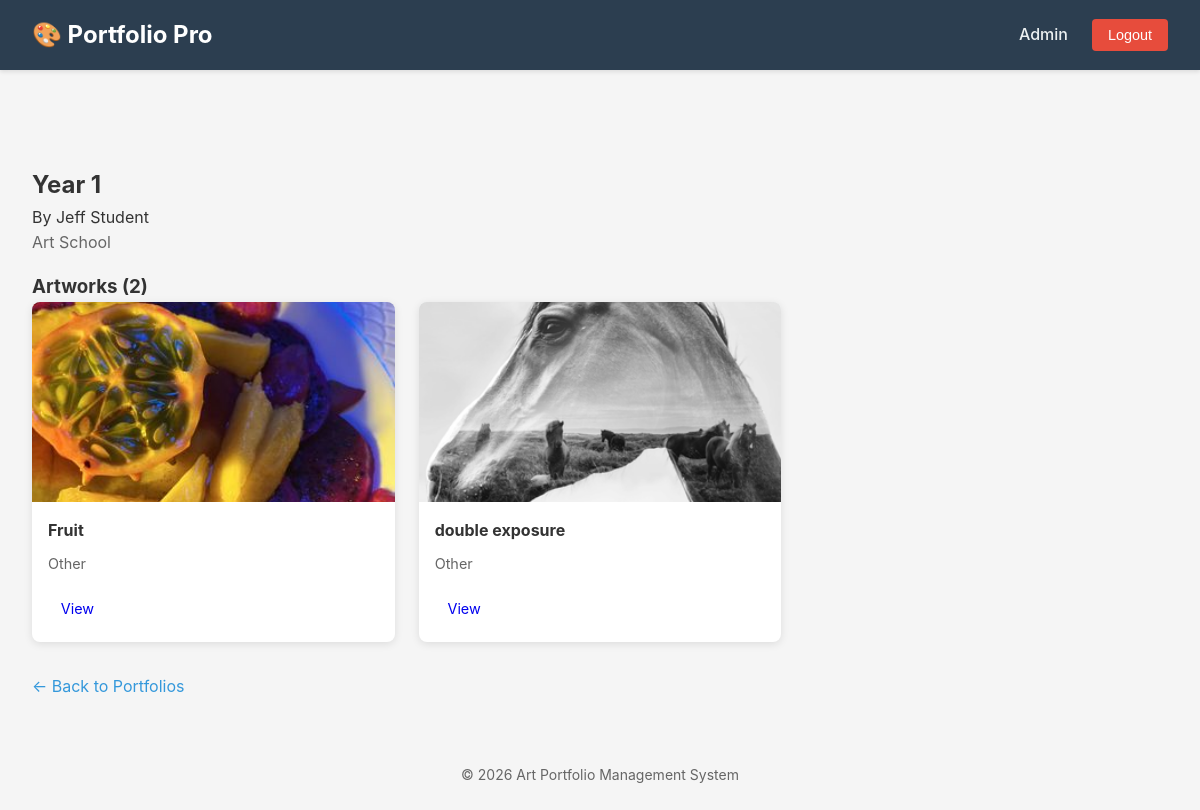
The app's page /portfolios/1 (signed in) with its own data.
### tables this page shows
CREATE TABLE portfolios (
        portfolio_id  INTEGER PRIMARY KEY AUTOINCREMENT,
        student_id    INTEGER NOT NULL,
        title         TEXT    NOT NULL,
        description   TEXT,
        created_date  TIMESTAMP DEFAULT CURRENT_TIMESTAMP,
        updated_date  TIMESTAMP,
        FOREIGN KEY (student_id) REFERENCES users(user_id) ON DELETE CASCADE
    );

CREATE TABLE users (
        user_id        INTEGER PRIMARY KEY AUTOINCREMENT,
        username       TEXT    NOT NULL UNIQUE,
        email          TEXT    NOT NULL UNIQUE,
        password_hash  TEXT    NOT NULL,
        role           TEXT    NOT NULL CHECK(role IN ('student', 'teacher', 'admin')),
        first_name     TEXT    NOT NULL,
        last_name      TEXT    NOT NULL,
        grad_year      INTEGER,
        department     TEXT,
        account_status TEXT    NOT NULL DEFAULT 'active'
                                CHECK(account_status IN ('active','inactive','suspended')),
        created_at     TIMESTAMP DEFAULT CURRENT_TIMESTAMP
    );

CREATE TABLE portfolio_artworks (
        portfolio_id  INTEGER NOT NULL,
        artwork_id    INTEGER NOT NULL,
        display_order INTEGER DEFAULT 0,
        PRIMARY KEY (portfolio_id, artwork_id),
        FOREIGN KEY (portfolio_id) REFERENCES portfolios(portfolio_id) ON DELETE CASCADE,
        FOREIGN KEY (artwork_id) REFERENCES artworks(artwork_id) ON DELETE CASCADE
    );

CREATE TABLE artworks (
        artwork_id   INTEGER PRIMARY KEY AUTOINCREMENT,
        student_id   INTEGER NOT NULL,
        title        TEXT    NOT NULL,
        description  TEXT,
        file_path    TEXT    NOT NULL,
        upload_date  TIMESTAMP DEFAULT CURRENT_TIMESTAMP,
        medium       TEXT    NOT NULL,
        grade        REAL,
        is_public    BOOLEAN DEFAULT 0,
        FOREIGN KEY (student_id) REFERENCES users(user_id) ON DELETE CASCADE,
        CHECK (grade IS NULL OR (grade >= 0 AND grade <= 100))
    );

### portfolios.py (the view)
@portfolios_bp.route('/<int:portfolio_id>')
@login_required
def view(portfolio_id):
    db = get_db()
    portfolio = db.execute(
        """
        SELECT p.*, u.first_name, u.last_name
        FROM portfolios p
        JOIN users u ON u.user_id = p.student_id
        WHERE p.portfolio_id = ?
        """,
        (portfolio_id,)
    ).fetchone()
    if portfolio is None:
        flash("Portfolio not found.", "warning")
        return redirect(url_for('student.dashboard'))
    if session['role'] == 'student' and portfolio['student_id'] != session['user_id']:
        flash("You do not have permission to view that portfolio.", "danger")
        return redirect(url_for('student.dashboard'))
    artworks = db.execute(
        """
        SELECT a.*, pa.display_order
        FROM artworks a
        JOIN portfolio_artworks pa ON pa.artwork_id = a.artwork_id
        WHERE pa.portfolio_id = ?
        ORDER BY pa.display_order ASC
        """,
        (portfolio_id,)
    ).fetchall()
    if session['role'] == 'student':
        available_artworks = db.execute(
            """
            SELECT * FROM artworks
            WHERE student_id = ?
              AND artwork_id NOT IN (
                  SELECT artwork_id FROM portfolio_artworks
                  WHERE portfolio_id = ?
              )
            ORDER BY upload_date DESC
            """,
            (session['user_id'], portfolio_id)
        ).fetchall()
    else:
        available_artworks = []
    return render_template(
        'portfolios/view.html',
        portfolio=portfolio,
        artworks=artworks,
        available_artworks=available_artworks
    )

### auth.py (called while the page is built)
def get_db():
    if 'db' not in g:
        g.db = sqlite3.connect(DATABASE)
        g.db.row_factory = sqlite3.Row       # enables dict-like column access
        g.db.execute("PRAGMA foreign_keys = ON")
    return g.db

def login_required(f):
    @wraps(f)
    def decorated_function(*args, **kwargs):
        if 'user_id' not in session:
            flash("Please log in to access this page.", "warning")
            return redirect(url_for('auth.login'))
        return f(*args, **kwargs)
    return decorated_function

### templates/portfolios/view.html (shortened to what this page needs)
{% extends "base.html" %}
{% block content %}
<div class="portfolio-view">
    <div class="portfolio-header">
        <h2>{{ portfolio.title }}</h2>
        <p class="portfolio-owner">By {{ portfolio.first_name }} {{ portfolio.last_name }}</p>
        {% if portfolio.description %}
            <p class="portfolio-description">{{ portfolio.description }}</p>
        {% endif %}
    </div>
    <section class="portfolio-artworks">
        <h3>Artworks ({{ artworks|length }})</h3>
        {% if artworks %}
            <div class="artwork-grid">
                {% for artwork in artworks %}
                    <div class="artwork-card">
                        <div class="artwork-thumbnail">
                            <img src="{{ url_for('static', filename='uploads/thumb_' + artwork.file_path) }}"
                                 alt="{{ artwork.title }}">
                        </div>
                        <div class="artwork-info">
                            <h4>{{ artwork.title }}</h4>
                            <p class="medium">{{ artwork.medium }}</p>
                        </div>
                        <div class="artwork-actions">
                            <a href="{{ url_for('artworks.detail', artwork_id=artwork.artwork_id) }}"
                               class="btn btn-small">View</a>
                        </div>
                    </div>
                {% endfor %}
            </div>
        {% else %}
            <p class="empty-state">No artworks in this portfolio yet.</p>
        {% endif %}
    </section>
    <div class="back-link">
        <a href="{{ url_for('portfolios.index') }}">&larr; Back to Portfolios</a>
    </div>
</div>
{% endblock %}

### templates/base.html (shortened to what this page needs)
<!DOCTYPE html>
<html lang="en">
<head>
    <link rel="stylesheet" href="{{ url_for('static', filename='css/style.css') }}">
</head>
<body>
    <nav class="navbar">
        <div class="nav-container">
            <h1 class="logo">🎨 Portfolio Pro</h1>
            {% if session.get('user_id') %}
                <div class="nav-links">
                    <span class="user-info">{{ session.get('first_name') }}</span>
                    <form action="{{ url_for('auth.logout') }}" method="POST" style="display: inline;">
                        <button type="submit" class="btn-logout">Logout</button>
                    </form>
                </div>
            {% else %}
                <div class="nav-links">
                    <a href="{{ url_for('auth.login') }}">Login</a>
                    <a href="{{ url_for('auth.register') }}">Register</a>
                </div>
            {% endif %}
        </div>
    </nav>
    <div class="container">
    </div>
    <main class="container">
        {% block content %}{% endblock %}
    </main>
    <footer>
        <p>&copy; 2026 Art Portfolio Management System</p>
    </footer>
</body>
</html>

### static/css/style.css (style rules this page uses)
* { margin: 0; padding: 0; box-sizing: border-box; }
body { font-family: -apple-system, BlinkMacSystemFont, 'Segoe UI', Roboto, Oxygen, Ubuntu, Cantarell, sans-serif; line-height: 1.6; color: #333; background-color: #f5f5f5; }
.navbar { background-color: #2c3e50; color: white; padding: 1rem 0; box-shadow: 0 2px 4px rgba(0,0,0,0.1); }
.nav-container { max-width: 1200px; margin: 0 auto; padding: 0 2rem; display: flex; justify-content: space-between; align-items: center; }
.logo { font-size: 1.5rem; font-weight: bold; }
.nav-links { display: flex; gap: 1.5rem; align-items: center; }
.user-info { color: #ecf0f1; font-weight: 500; }
.btn-logout { background: #e74c3c; color: white; border: none; padding: 0.5rem 1rem; border-radius: 4px; cursor: pointer; font-size: 0.9rem; }
.container { max-width: 1200px; margin: 0 auto; padding: 2rem; }
.btn { display: inline-block; padding: 0.75rem 1.5rem; border: none; border-radius: 4px; cursor: pointer; font-size: 1rem; text-decoration: none; transition: all 0.2s; }
.btn-small { padding: 0.4rem 0.8rem; font-size: 0.9rem; }
.artwork-grid { display: grid; grid-template-columns: repeat(auto-fill, minmax(280px, 1fr)); gap: 1.5rem; }
.artwork-card { background: white; border-radius: 8px; overflow: hidden; box-shadow: 0 2px 8px rgba(0,0,0,0.1); transition: transform 0.2s; }
.artwork-thumbnail { width: 100%; height: 200px; overflow: hidden; background-color: #ecf0f1; }
.artwork-thumbnail img { width: 100%; height: 100%; object-fit: cover; }
.artwork-info { padding: 1rem; }
.artwork-info h4 { margin-bottom: 0.5rem; }
.medium, .date { font-size: 0.9rem; color: #666; }
.artwork-actions { padding: 0 1rem 1rem 1rem; display: flex; gap: 0.5rem; }
.portfolio-description { color: #666; margin-bottom: 1rem; }
.back-link { margin-top: 2rem; }
.back-link a { color: #3498db; text-decoration: none; }
footer { text-align: center; padding: 2rem; color: #666; font-size: 0.875rem; }

### records on screen
portfolios: title "Year 1", description "Art School"
users: first_name "Jeff", last_name "Student"
portfolio_artworks: file_path (picture), title "Fruit", medium "Other"
portfolio_artworks: file_path (picture), title "double exposure", medium "Other"

### other values on screen
{{ session.get('first_name') }} "Admin"
{{ artworks|length }} "2"
